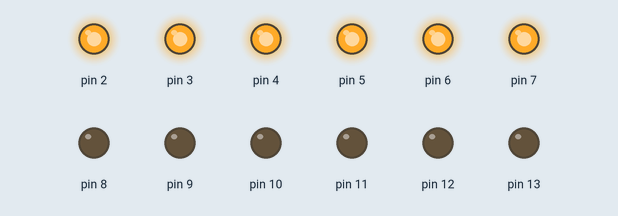
A sketch run on a simulated Arduino Uno, built with avr-gcc and run on an emulated ATmega328P. On the bench: output pins drawn as LEDs (lit = HIGH).

Above: at 5.0 s.
At 15.0 s:
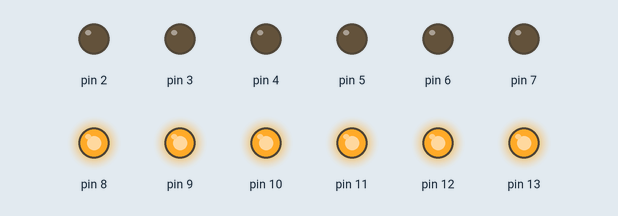
Timing chart, 0 to 26.0 s (numbered marks = the images above):
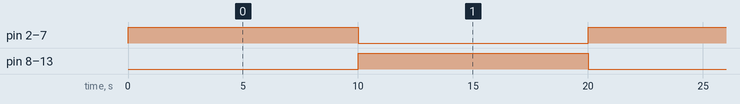

Measured:
- by itself, pin 2–13: alternates HIGH for 10.0 s and LOW for 10.0 s

The sketch:

week03-2.ino
```cpp
//week03-2 arduino delay
//用delay()來延後，控制發亮
void setup() {
  //pinMode(2, INPUT_PULLUP);//第二次按鈕 沒按時拉高
  //for (int i=3; i<=13; i++) pinMode(i, OUTPUT);
  for (int i=2; i<=13; i++) pinMode(i, OUTPUT);
}


void loop() {
    for(int i=2; i<=7; i++) digitalWrite(i, HIGH);
    for(int i=8; i<=13; i++) digitalWrite(i, LOW);
    delay(10000);//延後0.5秒
    for(int i=2; i<=7; i++) digitalWrite(i, LOW);
    for(int i=8; i<=13; i++) digitalWrite(i, HIGH);
    delay(10000);//延後0.5秒
}
```
